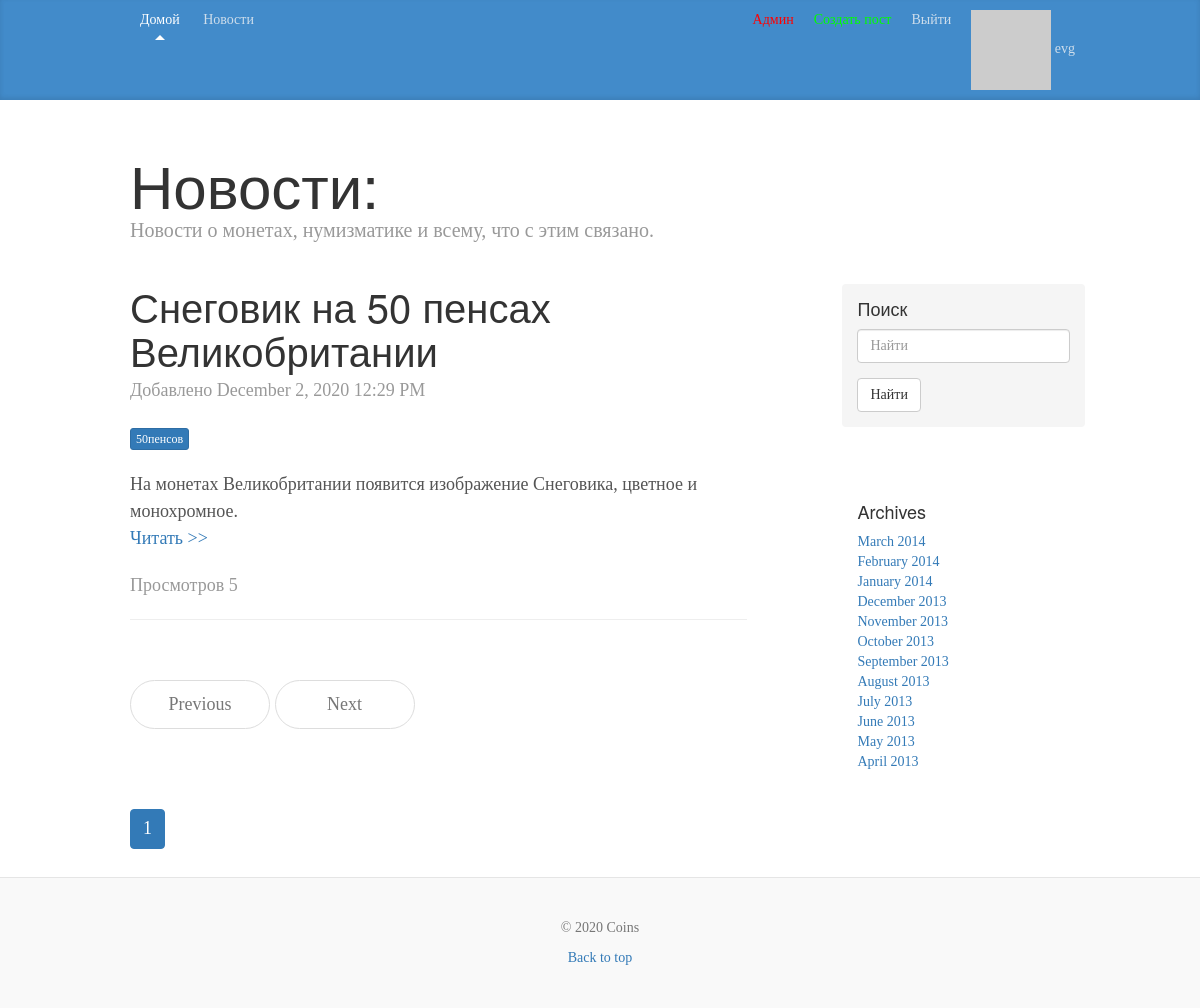
The page /news/ (signed in) on the database as committed earlier.
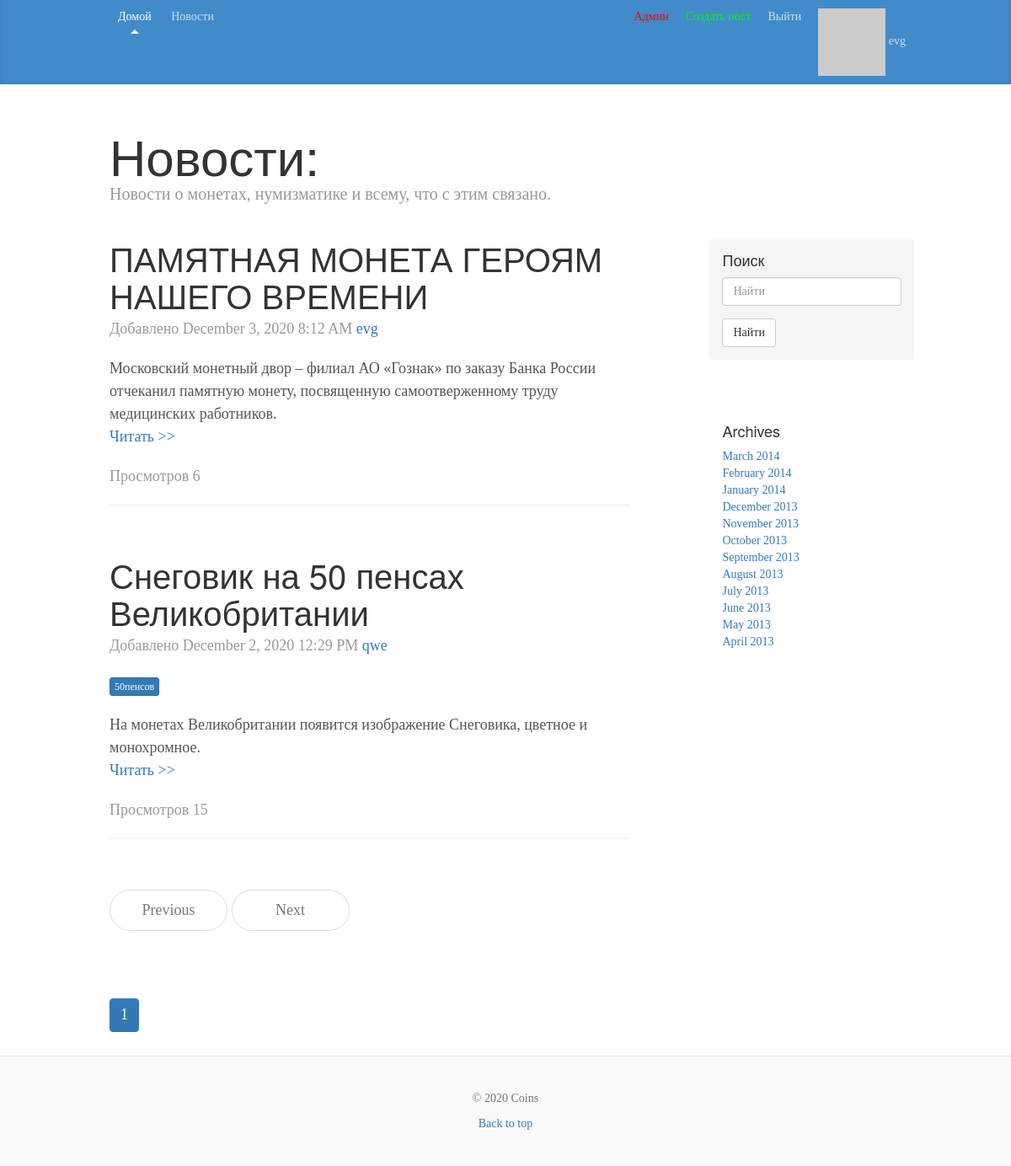
The same page on the database as committed later.
### app/models.py (models this page shows, shortened)
class Post(db.Model):
    __tablename__ = 'post'
    id = db.Column(db.Integer, primary_key=True)
    title = db.Column(db.String(150))
    slug = db.Column(db.String(140), unique=True)
    pre_body = db.Column(db.Text)
    body = db.Column(db.Text)
    created = db.Column(db.DateTime, index=True, default=datetime.utcnow)
    updated = db.Column(db.DateTime)
    count = db.Column(db.Integer, default=0)
    author_id = db.Column(db.Integer, db.ForeignKey('user.id'))
    tags = db.relationship('Tag', secondary='tags_posts', backref=db.backref('posts', lazy='dynamic'))

class Tag(db.Model):
    __tablename__ = 'tag'
    id = db.Column(db.Integer, primary_key=True)
    name = db.Column(db.String(100))
    slug = db.Column(db.String(100), unique=True)

class User(db.Model, UserMixin):
    __tablename__ = 'user'
    id = db.Column(db.Integer, primary_key=True)
    email = db.Column(db.String(255), unique=True)
    username = db.Column(db.String(255), unique=True, index=True)
    password_hash = db.Column(db.String(255))
    active = db.Column(db.Boolean())
    confirmed_at = db.Column(db.DateTime())
    name = db.Column(db.String(64))
    location = db.Column(db.String(64))
    member_since = db.Column(db.DateTime(), default=datetime.utcnow)
    about_me = db.Column(db.String(140))
    last_seen = db.Column(db.DateTime, default=datetime.utcnow)
    avatar_hash = db.Column(db.String(32))
    roles = db.relationship('Role', secondary='roles_users', backref=db.backref('users', lazy='dynamic'))
    posts = db.relationship('Post', backref='author', lazy='dynamic')
    img = db.relationship('StorageImg', backref='author', lazy='dynamic')
    @property
    def password(self):
        raise AttributeError('password is not a readable attribute')
    def gravatar(self, size=100, default='identicon', rating='g'):
        url = 'https://secure.gravatar.com/avatar'
        hash = self.avatar_hash or self.gravatar_hash()
        return '{url}/{hash}?s={size}&d={default}&r={rating}'.\
                        format(url=url, hash=hash, size=size, default=default, rating=rating)
    def is_administrator(self):
        for r in self.roles:
            if str(r) == 'admin':
                return True
        return False

### app/posts/controllers.py (the view)
@module.route('/news/')
def news():
    q = request.args.get('q')
    page = request.args.get('page')
    if page and page.isdigit():
        page = int(page)
    else:
        page = 1
    if q:
        posts = Post.query.filter(Post.title.contains(q) | Post.body.contains(q))
    else:
        posts = Post.query.order_by(Post.created.desc())
    pages = posts.paginate(page=page, per_page=app.config['PER_PAGE_NEWS'], error_out=False)
    return render_template('posts/news.html', pages=pages)

### app/models.py (called while the page is built)
@login_manager.user_loader
def load_user(user_id):
    return User.query.get(int(user_id))

    def __repr__(self):
        return self.name

### app/templates/posts/news.html
{% extends "layout.html" %}
{% block title_post%}Новости:{% endblock %}
{% block pre_title_post%}Новости о монетах, нумизматике и всему, что с этим связано.{% endblock %}
{% block content %}
{% for post in pages.items %}
<div class="blog-post">
  <h2 class="blog-post-title">{{ post.title }}</h2>
  <p class="blog-post-meta"> Добавлено {{ moment(post.created).format('LLL') }}
    <a href="{{ url_for('users.user', username=post.author.username) }}">{{ post.author.username }}</a></p>
  {% if post.tags %}
    <p class="blog-post-meta">
    {% for tag in post.tags %}
    <a class="btn btn-primary btn-xs" href="{{ url_for('posts.tag_detail', slug=tag.slug) }}" role="button">{{ tag.name }}</a>
    {% endfor%}
    </p>
  {% endif %}
  {{ post.pre_body|safe }}
  <p class="blog-post-meta"><a href="{{ url_for('posts.news_detal', slug=post.slug) }}">Читать >></a></p>
  <p class="blog-post-meta">Просмотров {{ post.count }}</p>
  <hr>
</div>
{% endfor %}
<nav>
  <ul class="pager">
    <li {% if not pages.has_prev %} class="disabled" {% endif %}>
      <a href="?page={{ pages.prev_num }}">Previous</a></li>
    <li {% if not pages.has_next %} class="disabled" {% endif %}>
    <a href="?page={{ pages.next_num }}">Next</a></li>
  </ul>
  <ul class="pagination">
    {% for page in pages.iter_pages() %}
    {% if page %}
    <li {% if page == pages.page %} class="active" {% endif %}><a href="?page={{ page }}">{{ page }}</a>
    {% else %}
    <li><span>…</span></li>
    {% endif %}
    {% endfor %}
  </ul>
</nav>
{% endblock %}

Rows that differ between the two databases and show on the page:
added Post: title "ПАМЯТНАЯ МОНЕТА ГЕРОЯМ НАШЕГО ВРЕМЕНИ", created "December 3, 2020 8:12 AM", author.username "evg", pre_body "Московский монетный двор – филиал АО «Гознак» по заказу Банка России отчеканил памятную монету, посвященную самоотверженному труду медицинских работников.", count "6"
changed Post "Снеговик на 50 пенсах Великобритании": author.username (not shown) → "qwe"; count "5" → "15"
